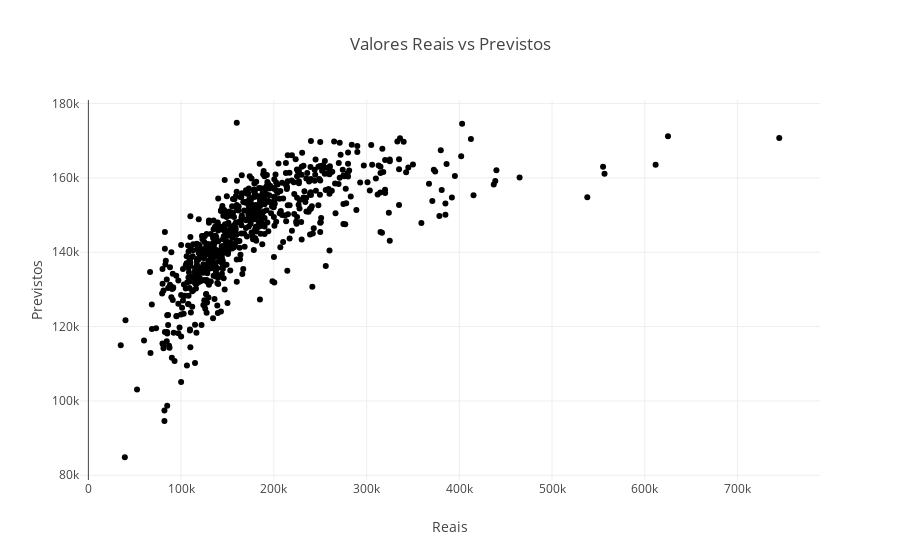
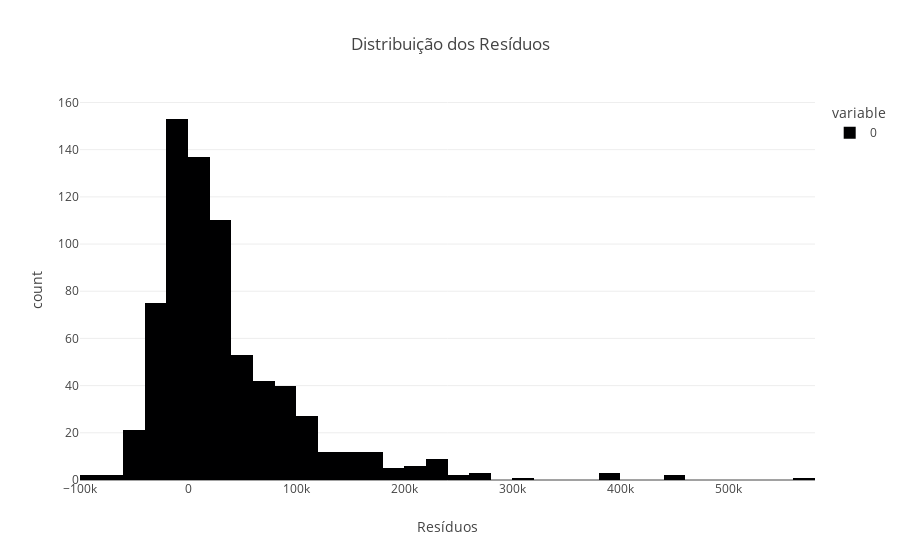

Here is the notebook cell these charts were saved with, in order:
### Markdown cell above
## Previsões e Análise

### Code cell
# Geração de previsões
p_val = mdl.predict(Xval).squeeze()

# Gráfico de valores reais vs previstos
comparacao = pd.DataFrame({"Reais": yval, "Previstos": p_val})
fig2 = px.scatter(
    comparacao,
    x="Reais",
    y="Previstos",
    title="Valores Reais vs Previstos",
    labels={"x": "Valores Reais", "y": "Valores Previstos"}
)
fig2.show()

# Gráfico de resíduos
residuos = yval - p_val
fig3 = px.histogram(
    residuos,
    nbins=50,
    title="Distribuição dos Resíduos",
    labels={"value": "Resíduos", "count": "Frequência"}
)
fig3.show()

### Figure 1 — Plotly figure (JSON) as saved in the notebook; plotly's stock layout.template omitted (floating-point values rounded to 4 significant figures; data arrays with more than 128 entries replaced by an {"elided": "..."} marker saying what was removed)
{"data": [{"hovertemplate": "Reais=%{x}<br>Previstos=%{y}<extra></extra>", "legendgroup": "", "marker": {"color": "#000001", "symbol": "circle"}, "mode": "markers", "name": "", "orientation": "v", "showlegend": false, "type": "scatter", "x": {"elided": "730 int values"}, "xaxis": "x", "y": {"elided": "730 float values"}, "yaxis": "y"}], "layout": {"legend": {"tracegroupgap": 0}, "title": {"text": "Valores Reais vs Previstos"}, "xaxis": {"anchor": "y", "domain": [0, 1], "title": {"text": "Reais"}}, "yaxis": {"anchor": "x", "domain": [0, 1], "title": {"text": "Previstos"}}}}

### Figure 2 — Plotly figure (JSON) as saved in the notebook; plotly's stock layout.template omitted (floating-point values rounded to 4 significant figures; data arrays with more than 128 entries replaced by an {"elided": "..."} marker saying what was removed)
{"data": [{"alignmentgroup": "True", "bingroup": "x", "hovertemplate": "variable=0<br>Resíduos=%{x}<br>count=%{y}<extra></extra>", "legendgroup": "0", "marker": {"color": "#000001", "pattern": {"shape": ""}}, "name": "0", "nbinsx": 50, "offsetgroup": "0", "orientation": "v", "showlegend": true, "type": "histogram", "x": {"elided": "730 float values"}, "xaxis": "x", "yaxis": "y"}], "layout": {"barmode": "relative", "legend": {"title": {"text": "variable"}, "tracegroupgap": 0}, "title": {"text": "Distribuição dos Resíduos"}, "xaxis": {"anchor": "y", "domain": [0, 1], "title": {"text": "Resíduos"}}, "yaxis": {"anchor": "x", "domain": [0, 1], "title": {"text": "count"}}}}
